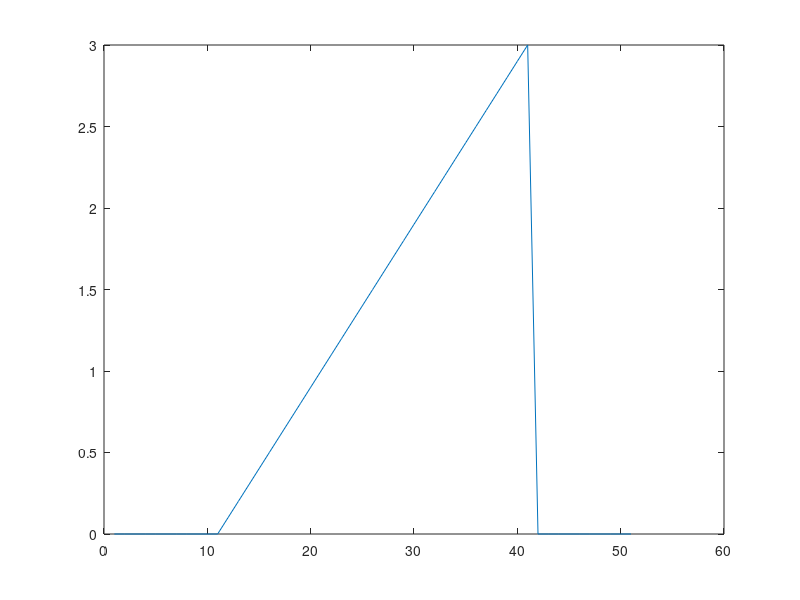
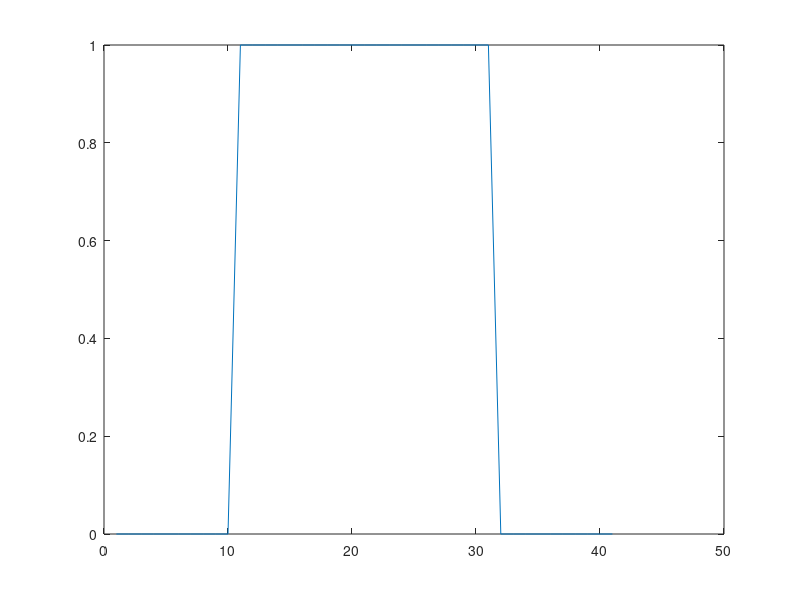
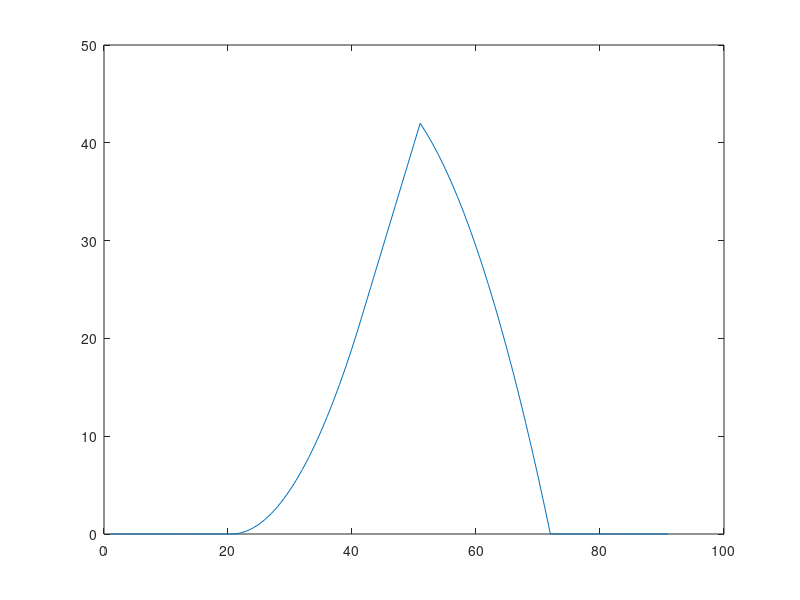

Reproduce these figures in MATLAB, in order.
clear all
close all 
clc
u = 0:.1:3
n=zeros(1,10);
% u=cat(2,n,u1);
% u=cat(2,u,n);
t=[n,u,n];
plot(t)
sig=ones(1,21);
sig=[n,sig,n];
figure,
plot(sig)
%v = [2 7];
w = conv(sig,t);
figure,
plot(w)